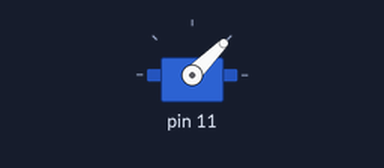
Bench run of a sketch on a simulated Arduino Uno, built with avr-gcc and run on an emulated ATmega328P. On the bench: servo. What the sketch prints to the serial monitor is not drawn.

Above: at 0.05 s.
Timing chart, 0 to 4.6 s (numbered marks = the images above):
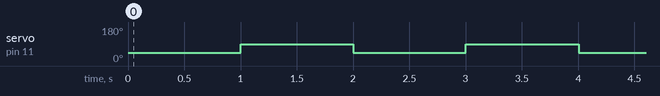

The sketch:

Base.ino
```cpp
#include "Base.h"

Base base(11);

Servo myservo;

void setup() {
  Serial.begin(9600);
  base.init();

}

void loop() {
  base.moveLeft();
  delay(1000);
  base.moveRight();
  delay(1000);
}
```

Base.cpp
```cpp
#include "Base.h"

Base::Base(int pin)
{
  this->pin = pin;
}
void Base::init()
{
  servo.attach(pin);
  pinMode(pin, INPUT_PULLUP);
}
void Base::moveLeft()
{
  Serial.println("Moving arm Left");
  int angle = 45;
  servo.write(angle);
  Serial.println("Arm at: ");
  Serial.println(angle);
  Serial.println("degrees angle!");
}

void Base::moveRight()
{
  Serial.println("Moving arm Right");
  int angle_2 = 90;
  servo.write(angle_2);
  Serial.println("Arm at: ");
  Serial.println(angle_2);
  Serial.println("degrees angle!");
}
```

Base.h
```cpp
#ifndef BASE_H
#define BASE_H

#include <Arduino.h>
#include <Servo.h>

class Base
{
private:
  int pin;
  Servo servo;
public:
  Base() {} //do not use(default constructor)
  Base(int pin);

  void init();
  void moveLeft();
  void moveRight();
};

#endif
```

Measured:
- by itself, servo on pin 11: alternates 90° for 1.0 s and 45° for 1.0 s
